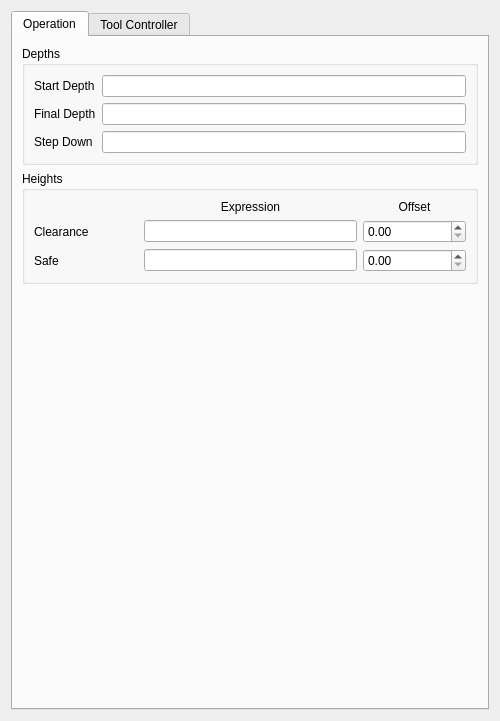
<?xml version="1.0" encoding="UTF-8"?>
<ui version="4.0">
 <class>Form</class>
 <widget class="QWidget" name="Form">
  <property name="geometry">
   <rect>
    <x>0</x>
    <y>0</y>
    <width>500</width>
    <height>721</height>
   </rect>
  </property>
  <property name="windowTitle">
   <string>Setup Global</string>
  </property>
  <layout class="QVBoxLayout" name="verticalLayout">
   <item>
    <widget class="QTabWidget" name="tabWidget">
     <property name="currentIndex">
      <number>0</number>
     </property>
     <widget class="QWidget" name="tabWidgetPage1">
      <attribute name="title">
       <string>Operation</string>
      </attribute>
      <layout class="QVBoxLayout" name="verticalLayout_2">
       <item>
        <widget class="QGroupBox" name="groupBox">
         <property name="title">
          <string>Depths</string>
         </property>
         <layout class="QFormLayout" name="formLayout">
          <item row="0" column="0">
           <widget class="QLabel" name="label">
            <property name="text">
             <string>Start Depth</string>
            </property>
           </widget>
          </item>
          <item row="0" column="1">
           <widget class="QLineEdit" name="setupStartDepthExpr">
            <property name="toolTip">
             <string>&lt;html&gt;&lt;head/&gt;&lt;body&gt;&lt;p&gt;Expression set as the StartDepth of a newly created operation.&lt;/p&gt;&lt;p&gt;&lt;br/&gt;&lt;/p&gt;&lt;p&gt;Default: OpStartDepth&lt;/p&gt;&lt;/body&gt;&lt;/html&gt;</string>
            </property>
           </widget>
          </item>
          <item row="1" column="0">
           <widget class="QLabel" name="label_2">
            <property name="text">
             <string>Final Depth</string>
            </property>
           </widget>
          </item>
          <item row="1" column="1">
           <widget class="QLineEdit" name="setupFinalDepthExpr">
            <property name="toolTip">
             <string>&lt;html&gt;&lt;head/&gt;&lt;body&gt;&lt;p&gt;Expression set as the FinalDepth for a newly created operation.&lt;/p&gt;&lt;p&gt;&lt;br/&gt;&lt;/p&gt;&lt;p&gt;Default: OpFinalDepth&lt;/p&gt;&lt;/body&gt;&lt;/html&gt;</string>
            </property>
           </widget>
          </item>
          <item row="2" column="0">
           <widget class="QLabel" name="label_3">
            <property name="text">
             <string>Step Down</string>
            </property>
           </widget>
          </item>
          <item row="2" column="1">
           <widget class="QLineEdit" name="setupStepDownExpr">
            <property name="toolTip">
             <string>&lt;html&gt;&lt;head/&gt;&lt;body&gt;&lt;p&gt;Expression set as the StepDown of a newly created operation.&lt;/p&gt;&lt;p&gt;&lt;br/&gt;&lt;/p&gt;&lt;p&gt;Default: OpToolDiameter&lt;/p&gt;&lt;/body&gt;&lt;/html&gt;</string>
            </property>
           </widget>
          </item>
         </layout>
        </widget>
       </item>
       <item>
        <widget class="QGroupBox" name="groupBox_2">
         <property name="title">
          <string>Heights</string>
         </property>
         <layout class="QGridLayout" name="gridLayout">
          <item row="3" column="0">
           <widget class="QLabel" name="label_6">
            <property name="text">
             <string>Safe</string>
            </property>
           </widget>
          </item>
          <item row="1" column="0">
           <widget class="QLabel" name="label_4">
            <property name="text">
             <string>Clearance</string>
            </property>
           </widget>
          </item>
          <item row="3" column="1" colspan="2">
           <widget class="QLineEdit" name="setupSafeHeightExpr">
            <property name="toolTip">
             <string>&lt;html&gt;&lt;head/&gt;&lt;body&gt;&lt;p&gt;Expression set as SafeHeight for new operations.&lt;/p&gt;&lt;p&gt;&lt;br/&gt;&lt;/p&gt;&lt;p&gt;Default: &amp;quot;OpStockZMax+SetupSheet.SafeHeightOffset&amp;quot;&lt;/p&gt;&lt;/body&gt;&lt;/html&gt;</string>
            </property>
           </widget>
          </item>
          <item row="1" column="1" colspan="2">
           <widget class="QLineEdit" name="setupClearanceHeightExpr">
            <property name="toolTip">
             <string>&lt;html&gt;&lt;head/&gt;&lt;body&gt;&lt;p&gt;Expression set as ClearanceHeight for new operations.&lt;/p&gt;&lt;p&gt;&lt;br/&gt;&lt;/p&gt;&lt;p&gt;Default: &amp;quot;OpStockZMax+SetupSheet.ClearanceHeightOffset&amp;quot;&lt;/p&gt;&lt;/body&gt;&lt;/html&gt;</string>
            </property>
           </widget>
          </item>
          <item row="1" column="3">
           <widget class="Gui::QuantitySpinBox" name="setupClearanceHeightOffs">
            <property name="toolTip">
             <string>&lt;html&gt;&lt;head/&gt;&lt;body&gt;&lt;p&gt;ClearanceHeightOffset - can be used by expressions to set the default ClearanceHeight for new operations.&lt;/p&gt;&lt;p&gt;&lt;br/&gt;&lt;/p&gt;&lt;p&gt;Default: &amp;quot;3 mm&amp;quot;&lt;/p&gt;&lt;/body&gt;&lt;/html&gt;</string>
            </property>
           </widget>
          </item>
          <item row="0" column="3">
           <widget class="QLabel" name="label_7">
            <property name="text">
             <string>Offset</string>
            </property>
            <property name="alignment">
             <set>Qt::AlignCenter</set>
            </property>
           </widget>
          </item>
          <item row="0" column="1" colspan="2">
           <widget class="QLabel" name="label_5">
            <property name="text">
             <string>Expression</string>
            </property>
            <property name="alignment">
             <set>Qt::AlignCenter</set>
            </property>
           </widget>
          </item>
          <item row="3" column="3">
           <widget class="Gui::QuantitySpinBox" name="setupSafeHeightOffs">
            <property name="toolTip">
             <string>&lt;html&gt;&lt;head/&gt;&lt;body&gt;&lt;p&gt;SafeHeightOffset can be for expressions to set the SafeHeight for new operations.&lt;/p&gt;&lt;p&gt;&lt;br/&gt;&lt;/p&gt;&lt;p&gt;Default: &amp;quot;5 mm&amp;quot;&lt;/p&gt;&lt;/body&gt;&lt;/html&gt;</string>
            </property>
           </widget>
          </item>
         </layout>
        </widget>
       </item>
       <item>
        <spacer name="verticalSpacer">
         <property name="orientation">
          <enum>Qt::Vertical</enum>
         </property>
         <property name="sizeHint" stdset="0">
          <size>
           <width>20</width>
           <height>40</height>
          </size>
         </property>
        </spacer>
       </item>
      </layout>
     </widget>
     <widget class="QWidget" name="tabWidgetPage2">
      <attribute name="title">
       <string>Tool Controller</string>
      </attribute>
      <layout class="QVBoxLayout" name="verticalLayout_3">
       <item>
        <widget class="QGroupBox" name="groupBox_3">
         <property name="title">
          <string>Rapid Speeds</string>
         </property>
         <layout class="QFormLayout" name="formLayout_2">
          <item row="0" column="0">
           <widget class="QLabel" name="label_8">
            <property name="text">
             <string>Horizontal</string>
            </property>
           </widget>
          </item>
          <item row="0" column="1">
           <widget class="Gui::QuantitySpinBox" name="setupRapidHorizontal">
            <property name="sizePolicy">
             <sizepolicy hsizetype="MinimumExpanding" vsizetype="Fixed">
              <horstretch>0</horstretch>
              <verstretch>0</verstretch>
             </sizepolicy>
            </property>
            <property name="toolTip">
             <string>&lt;html&gt;&lt;head/&gt;&lt;body&gt;&lt;p&gt;Rapid horizontal speed assigned as HorizRapid to new ToolController.&lt;/p&gt;&lt;/body&gt;&lt;/html&gt;</string>
            </property>
           </widget>
          </item>
          <item row="1" column="0">
           <widget class="QLabel" name="label_9">
            <property name="text">
             <string>Vertical</string>
            </property>
           </widget>
          </item>
          <item row="1" column="1">
           <widget class="Gui::QuantitySpinBox" name="setupRapidVertical">
            <property name="sizePolicy">
             <sizepolicy hsizetype="MinimumExpanding" vsizetype="Fixed">
              <horstretch>0</horstretch>
              <verstretch>0</verstretch>
             </sizepolicy>
            </property>
            <property name="toolTip">
             <string>&lt;html&gt;&lt;head/&gt;&lt;body&gt;&lt;p&gt;Rapid vertical speed assigne to VertRapid of new ToolController.&lt;/p&gt;&lt;/body&gt;&lt;/html&gt;</string>
            </property>
           </widget>
          </item>
         </layout>
        </widget>
       </item>
       <item>
        <spacer name="verticalSpacer_2">
         <property name="orientation">
          <enum>Qt::Vertical</enum>
         </property>
         <property name="sizeHint" stdset="0">
          <size>
           <width>20</width>
           <height>40</height>
          </size>
         </property>
        </spacer>
       </item>
      </layout>
     </widget>
    </widget>
   </item>
  </layout>
 </widget>
 <customwidgets>
  <customwidget>
   <class>Gui::QuantitySpinBox</class>
   <extends>QDoubleSpinBox</extends>
   <header>gui_quantityspinbox.h</header>
  </customwidget>
 </customwidgets>
 <resources/>
 <connections/>
</ui>
